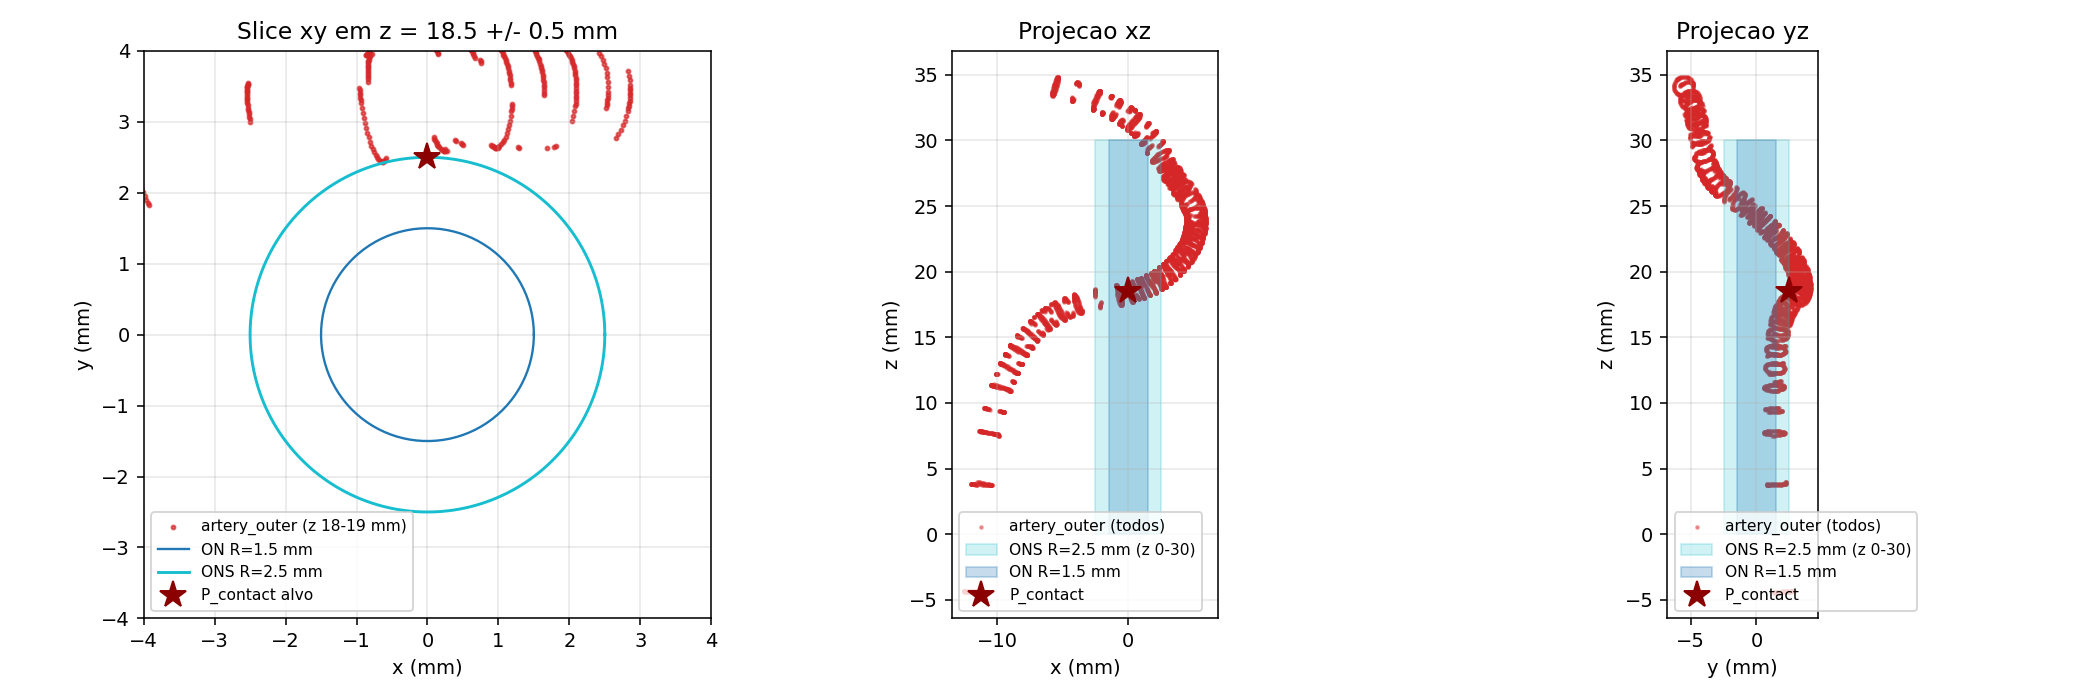

The script that saved this image:
#!/usr/bin/env python3
"""
Verifica como a artery_outer.stl em ao-mestrado se comporta em relacao
a posicao P_contact = (0, 2.5, 18.5) mm definida em on-mestrado.

Checagens:
1) Vertice mais proximo do ponto P_contact (deveria ser ~zero).
2) Para cada vertice em z in [0, 30] mm: distancia ao eixo z.
   Quantos vertices invadem o cilindro ONS (R = 2.5 mm)?
3) Para cada vertice em z in [0, 30] mm: distancia ao eixo z e ao ponto
   P_contact. Identifica o vertice realmente mais proximo do ONS,
   nao apenas o que ficou em P_contact apos translacao.
4) Salva um plot mostrando a interseccao xy e a vista 3D da arteria + cilindros.
"""
from __future__ import annotations

from pathlib import Path

import json
import numpy as np
import matplotlib.pyplot as plt
from mpl_toolkits.mplot3d.art3d import Poly3DCollection

REPO = Path(__file__).resolve().parents[1]
CASE = REPO / "cases" / "ao-mestrado" / "constant" / "triSurface"
OUTER = CASE / "artery_outer.stl"

R_ON_MM = 1.5
R_ONS_MM = 2.5
Z0_MM, Z1_MM = 0.0, 30.0
P_CONTACT_MM = np.array([0.0, 2.5, 18.5])


def read_stl_facets(path: Path) -> tuple[np.ndarray, np.ndarray]:
    verts: list[tuple[float, float, float]] = []
    faces: list[tuple[int, int, int]] = []
    key_to_idx: dict[tuple[float, float, float], int] = {}
    buf: list[tuple[float, float, float]] = []

    def add_v(x: float, y: float, z: float) -> int:
        k = (round(x, 9), round(y, 9), round(z, 9))
        i = key_to_idx.get(k)
        if i is not None:
            return i
        i = len(verts)
        verts.append((x, y, z))
        key_to_idx[k] = i
        return i

    with path.open() as f:
        for line in f:
            ls = line.strip()
            if ls.startswith("vertex"):
                p = ls.split()
                buf.append((float(p[1]), float(p[2]), float(p[3])))
                if len(buf) == 3:
                    i0 = add_v(*buf[0])
                    i1 = add_v(*buf[1])
                    i2 = add_v(*buf[2])
                    faces.append((i0, i1, i2))
                    buf.clear()
    return np.array(verts, dtype=np.float64), np.array(faces, dtype=np.int64)


V_m, F = read_stl_facets(OUTER)
V = V_m * 1e3  # m -> mm

# 1) vertice mais proximo do ponto P_contact
d_to_P = np.linalg.norm(V - P_CONTACT_MM, axis=1)
i_closest_to_P = int(np.argmin(d_to_P))
v_closest_to_P = V[i_closest_to_P]
d_min_to_P = float(d_to_P[i_closest_to_P])

# 2 / 3) vertices in z in [0, 30] mm
mask_z = (V[:, 2] >= Z0_MM) & (V[:, 2] <= Z1_MM)
V_band = V[mask_z]
print(f"vertices total                                  : {len(V)}")
print(f"vertices em z in [0, 30] mm                      : {len(V_band)}")

# distance ao eixo z (cilindro)
r_band = np.hypot(V_band[:, 0], V_band[:, 1])

# vertices invadindo o cilindro ONS
inside_ons = r_band < R_ONS_MM - 1e-6
n_inside_ons = int(inside_ons.sum())
inside_on = r_band < R_ON_MM - 1e-6
n_inside_on = int(inside_on.sum())

# vertice REALMENTE mais proximo do eixo z
i_closest_axis_band = int(np.argmin(r_band))
v_closest_axis = V_band[i_closest_axis_band]
r_closest_axis = float(r_band[i_closest_axis_band])

# vertice mais proximo da SUPERFICIE ONS (R=2.5)
d_to_ons_surface = np.abs(r_band - R_ONS_MM)
i_closest_ons = int(np.argmin(d_to_ons_surface))
v_closest_ons = V_band[i_closest_ons]

# distancia minima vertice -> superficie ONS lateral (sinal: negativo = invasao)
sd_to_ons = r_band - R_ONS_MM  # >0 fora do cilindro, <0 dentro
i_min_sd = int(np.argmin(sd_to_ons))

# RESUMO
print("\n=== Vertice mais proximo do ponto P_contact (0, 2.5, 18.5) mm ===")
print(f"  idx={i_closest_to_P}  pos_mm=({v_closest_to_P[0]:+.4f}, "
      f"{v_closest_to_P[1]:+.4f}, {v_closest_to_P[2]:+.4f})")
print(f"  distancia 3D ao alvo: {d_min_to_P*1000:.3f} um")

print("\n=== Cilindro ONS (R=2.5 mm) entre z=0 e z=30 mm ===")
print(f"  vertices DENTRO do cilindro ONS                : {n_inside_ons}")
print(f"  vertices DENTRO do cilindro ON (R=1.5 mm)      : {n_inside_on}")
print(f"  vertice mais proximo do eixo z  : "
      f"({v_closest_axis[0]:+.4f}, {v_closest_axis[1]:+.4f}, "
      f"{v_closest_axis[2]:+.4f}) mm,  r_xy = {r_closest_axis:.4f} mm")
print(f"  vertice mais proximo da superficie do ONS: "
      f"({v_closest_ons[0]:+.4f}, {v_closest_ons[1]:+.4f}, "
      f"{v_closest_ons[2]:+.4f}) mm")
print(f"  signed distance min (negativa = INVASAO): "
      f"{sd_to_ons[i_min_sd]:.4f} mm  em "
      f"({V_band[i_min_sd, 0]:+.4f}, {V_band[i_min_sd, 1]:+.4f}, "
      f"{V_band[i_min_sd, 2]:+.4f}) mm")

# Plot
fig = plt.figure(figsize=(15, 5))

# A) xy slice em z=18.5 +- 0.5 mm
ax_xy = fig.add_subplot(1, 3, 1)
sl = (V[:, 2] >= 18.0) & (V[:, 2] <= 19.0)
ax_xy.scatter(V[sl, 0], V[sl, 1], s=4, c="tab:red", alpha=0.7, label="artery_outer (z 18-19 mm)")
th = np.linspace(0, 2*np.pi, 200)
ax_xy.plot(R_ON_MM*np.cos(th), R_ON_MM*np.sin(th), "tab:blue", lw=1.2, label=f"ON R={R_ON_MM} mm")
ax_xy.plot(R_ONS_MM*np.cos(th), R_ONS_MM*np.sin(th), "tab:cyan", lw=1.5, label=f"ONS R={R_ONS_MM} mm")
ax_xy.plot(P_CONTACT_MM[0], P_CONTACT_MM[1], "*", c="darkred", ms=14, label="P_contact alvo")
ax_xy.set_xlim(-4, 4)
ax_xy.set_ylim(-4, 4)
ax_xy.set_aspect("equal")
ax_xy.grid(alpha=0.3)
ax_xy.legend(fontsize=8, loc="lower left")
ax_xy.set_xlabel("x (mm)"); ax_xy.set_ylabel("y (mm)")
ax_xy.set_title("Slice xy em z = 18.5 +/- 0.5 mm")

# B) xz scatter
ax_xz = fig.add_subplot(1, 3, 2)
ax_xz.scatter(V[:, 0], V[:, 2], s=2, c="tab:red", alpha=0.4, label="artery_outer (todos)")
ax_xz.fill_betweenx([Z0_MM, Z1_MM], -R_ONS_MM, R_ONS_MM, color="tab:cyan", alpha=0.2,
                    label=f"ONS R={R_ONS_MM} mm (z 0-30)")
ax_xz.fill_betweenx([Z0_MM, Z1_MM], -R_ON_MM, R_ON_MM, color="tab:blue", alpha=0.25,
                    label=f"ON R={R_ON_MM} mm")
ax_xz.plot(P_CONTACT_MM[0], P_CONTACT_MM[2], "*", c="darkred", ms=14, label="P_contact")
ax_xz.set_aspect("equal")
ax_xz.grid(alpha=0.3); ax_xz.legend(fontsize=8, loc="lower left")
ax_xz.set_xlabel("x (mm)"); ax_xz.set_ylabel("z (mm)")
ax_xz.set_title("Projecao xz")

# C) yz scatter
ax_yz = fig.add_subplot(1, 3, 3)
ax_yz.scatter(V[:, 1], V[:, 2], s=2, c="tab:red", alpha=0.4, label="artery_outer (todos)")
ax_yz.fill_betweenx([Z0_MM, Z1_MM], -R_ONS_MM, R_ONS_MM, color="tab:cyan", alpha=0.2,
                    label=f"ONS R={R_ONS_MM} mm (z 0-30)")
ax_yz.fill_betweenx([Z0_MM, Z1_MM], -R_ON_MM, R_ON_MM, color="tab:blue", alpha=0.25,
                    label=f"ON R={R_ON_MM} mm")
ax_yz.plot(P_CONTACT_MM[1], P_CONTACT_MM[2], "*", c="darkred", ms=14, label="P_contact")
ax_yz.set_aspect("equal")
ax_yz.grid(alpha=0.3); ax_yz.legend(fontsize=8, loc="lower left")
ax_yz.set_xlabel("y (mm)"); ax_yz.set_ylabel("z (mm)")
ax_yz.set_title("Projecao yz")

plt.tight_layout()
out = REPO / "brunaStuff" / "inspect_artery_vs_p_contact.png"
plt.savefig(out, dpi=140)
print(f"\n[plot] {out.relative_to(REPO)}")

summary = {
    "P_contact_mm": P_CONTACT_MM.tolist(),
    "closest_vertex_to_P_contact_mm": v_closest_to_P.tolist(),
    "distance_to_P_contact_um": d_min_to_P * 1000,
    "n_vertices_inside_ONS_cylinder_R2.5mm_z[0,30]": n_inside_ons,
    "n_vertices_inside_ON_cylinder_R1.5mm_z[0,30]": n_inside_on,
    "min_radial_distance_in_band_mm": r_closest_axis,
    "vertex_closest_to_axis_mm": v_closest_axis.tolist(),
    "min_signed_distance_to_ONS_mm": float(sd_to_ons[i_min_sd]),
    "vertex_at_min_signed_distance_mm": V_band[i_min_sd].tolist(),
}
out_json = REPO / "brunaStuff" / "inspect_artery_vs_p_contact.json"
out_json.write_text(json.dumps(summary, indent=2))
print(f"[json] {out_json.relative_to(REPO)}")
